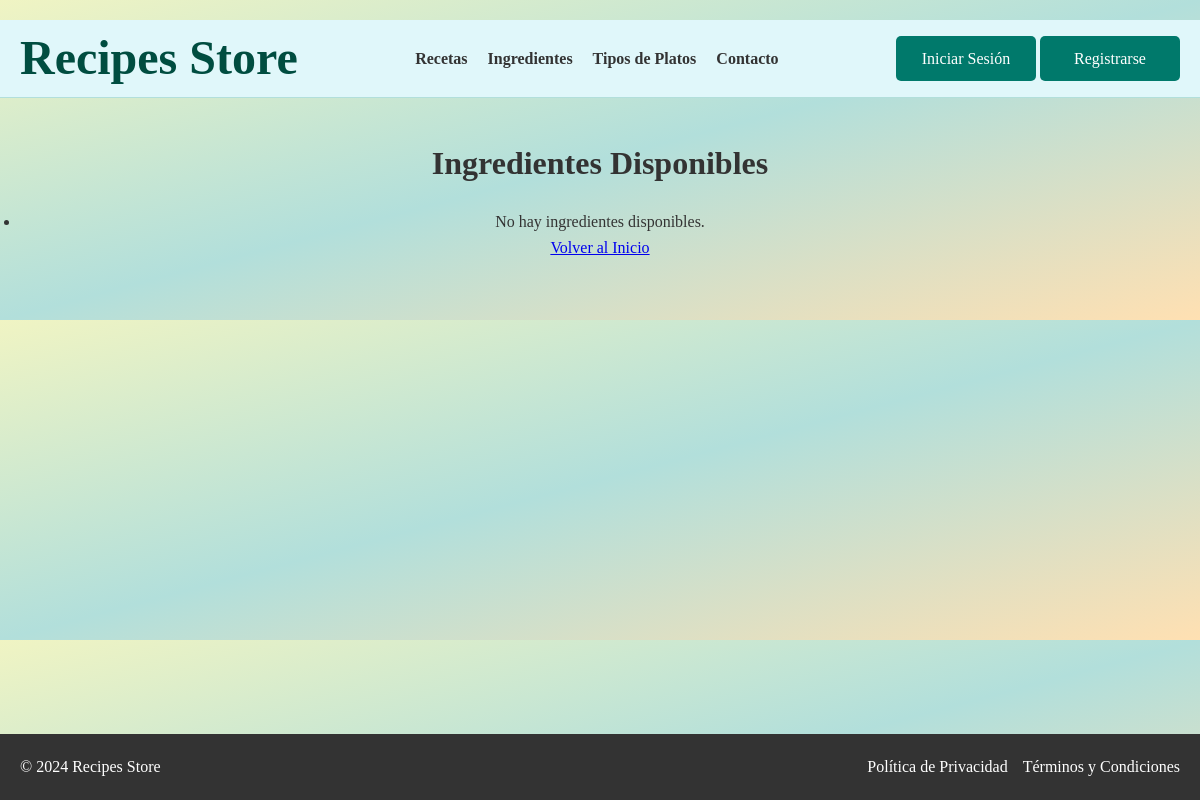
The page /ingredientes/ on the database as committed earlier.
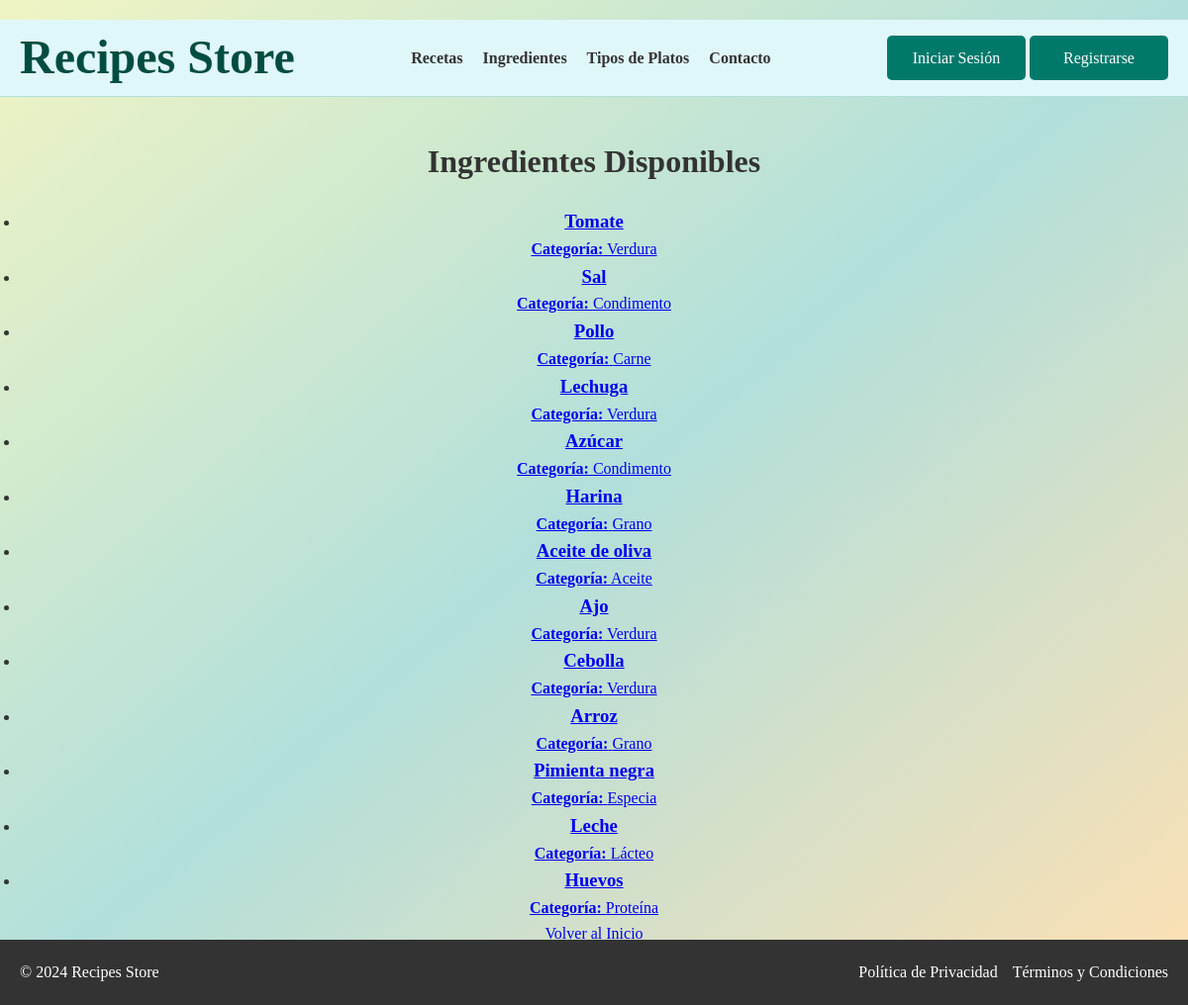
The same page on the database as committed later.
### appRecetario/models.py (models this page shows, shortened)
class Ingrediente(models.Model):
    nombre = models.CharField(max_length=100)
    categoria = models.CharField(max_length=50)

### appRecetario/views.py (the view)
# urls.py: path('ingredientes/', views.list_ingredientes, name='list_ingredientes'),
def list_ingredientes(request):
    ingredientes = Ingrediente.objects.all()
    return render(request, 'ingredientes/list.html', {'ingredientes': ingredientes})

### appRecetario/templates/ingredientes/list.html (shortened to what this page needs)
{% extends 'base.html' %}
{% block contenido %}
<h2>Ingredientes Disponibles</h2>
<div class="lista">
    <ul>
        {% for ingrediente in ingredientes %}
        <li class="item">
            <a href="{% url 'detail_ingrediente' ingrediente.id %}">
                <div class="ingrediente-info">
                    <h3>{{ ingrediente.nombre }}</h3>
                    <p><strong>Categoría:</strong> {{ ingrediente.categoria }}</p>
                </div>
            </a>
        </li>
        {% empty %}
        <li>No hay ingredientes disponibles.</li>
        {% endfor %}
    </ul>
</div>
<a href="{% url 'index' %}" class="btn-volver">Volver al Inicio</a>
{% endblock %}

### appRecetario/templates/base.html (shortened to what this page needs)
<!DOCTYPE html>
<html lang="es">
<head>
    {% load static %}
    <link rel="stylesheet" href="{% static 'style.css' %}">
</head>
<body class="{% block body_class %}{% endblock %}">
    <header class="main-header">
        <div class="container">
            <div class="logo">
                <h1><a href="{% url 'index' %}">Recipes Store</a></h1>
            </div>
            <nav class="main-nav">
                <ul>
                    <li><a href="{% url 'list_recetas' %}">Recetas</a></li>
                    <li><a href="{% url 'list_ingredientes' %}">Ingredientes</a></li>
                    <li><a href="{% url 'list_tipos_plato' %}">Tipos de Platos</a></li>
                    <li><a href="{% url 'contacto' %}">Contacto</a></li>
                </ul>
            </nav>
            <div class="auth-buttons">
                {% if user.is_authenticated %}
                    <span>Bienvenido, {{ user.username }}</span>
                    <a href="{% url 'logout' %}" class="btn-logout">Cerrar Sesión</a>
                {% else %}
                    <a href="{% url 'login' %}" class="btn-login">Iniciar Sesión</a>
                    <a href="{% url 'register' %}" class="btn-signup">Registrarse</a>
                {% endif %}
            </div>
        </div>
    </header>
    <main class="main-content">
        {% block contenido %}
        {% endblock %}
    </main>
    <footer class="main-footer">
        <div class="container">
            <p>&copy; <span id="anyoMostrado"></span> Recipes Store</p>
            <ul>
                <li><a href="{% url 'politica_privacidad' %}">Política de Privacidad</a></li>
                <li><a href="{% url 'terminos_condiciones' %}">Términos y Condiciones</a></li>
            </ul>
        </div>
    </footer>
</body>
</html>

### appRecetario/static/style.css (style rules this page uses)
* { margin: 0; padding: 0; box-sizing: border-box; font-family: 'Georgia', serif; }
body { background-color: #F8F8F8; color: #333; line-height: 1.6; }
.main-header { background-color: #e0f7fa; border-bottom: 1px solid #b2dfdb; }
.main-header .container { display: flex; align-items: center; justify-content: space-between; max-width: 1200px; margin: 0 auto; padding: 0 20px; }
.main-header .logo h1 a { text-decoration: none; color: #004d40; font-size: 1.5em; font-weight: bold; }
.main-header .main-nav ul { list-style: none; display: flex; gap: 20px; }
.main-header .main-nav ul li a { text-decoration: none; color: #333; font-size: 1em; font-weight: bold; }
.auth-buttons .btn-login, .auth-buttons .btn-signup { display: inline-block; padding: 10px 20px; font-size: 1em; border-radius: 5px; text-decoration: none; color: white; width: 140px; text-align: center; }
.auth-buttons .btn-login { background-color: #00796b; }
.auth-buttons .btn-signup { background-color: #00796b; color: white; border: none; }
.main-content { max-width: 1200px; margin: 40px auto; padding: 0 20px; text-align: center; }
.main-content h2 { font-size: 2em; margin-bottom: 20px; color: #333; }
.main-footer { background-color: #333; color: white; padding: 20px 0; position: fixed; width: 100%; bottom: 0; left: 0; }
.main-footer .container { display: flex; justify-content: space-between; align-items: center; max-width: 1200px; margin: 0 auto; padding: 0 20px; }
.main-footer p { margin: 0; color: white; }
.main-footer ul { list-style: none; display: flex; gap: 15px; }
.main-footer ul li a { text-decoration: none; color: white; }
.btn-login { width: 100%; padding: 12px; background-color: #00796b; color: white; border: none; border-radius: 4px; cursor: pointer; font-size: 1em; transition: background-color 0.3s ease; }
body { background: linear-gradient(to bottom right, #f0f4c3, #b2dfdb, #ffe0b2); padding: 20px 0; }

Rows that differ between the two databases and show on the page:
added Ingrediente: nombre "Tomate", categoria "Verdura"
added Ingrediente: nombre "Sal", categoria "Condimento"
added Ingrediente: nombre "Pollo", categoria "Carne"
added Ingrediente: nombre "Lechuga", categoria "Verdura"
added Ingrediente: nombre "Azúcar", categoria "Condimento"
added Ingrediente: nombre "Harina", categoria "Grano"
added Ingrediente: nombre "Aceite de oliva", categoria "Aceite"
added Ingrediente: nombre "Ajo", categoria "Verdura"
added Ingrediente: nombre "Cebolla", categoria "Verdura"
added Ingrediente: nombre "Arroz", categoria "Grano"
added Ingrediente: nombre "Pimienta negra", categoria "Especia"
added Ingrediente: nombre "Leche", categoria "Lácteo"
added Ingrediente: nombre "Huevos", categoria "Proteína"
Other text that changed with them:
text no longer shown: "No hay ingredientes disponibles."
